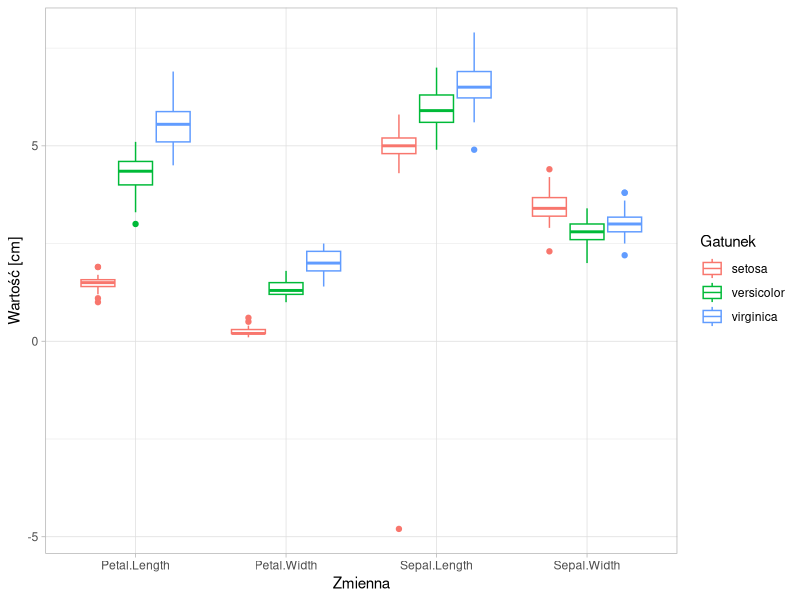

Reproduce this figure in R.
## ---- chunk 1
library("tidyr")
library("ggplot2")
## ---- chunk 2
dane = read.csv("C4L Academy - Data Science Graduate - IRISES dataset (2019-06).csv", sep = "|")
dane$Petal.Width[133] = "2.2"
dane$Petal.Width = as.numeric(as.character(dane$Petal.Width))
## ---- chunk 3
str(dane)
## ---- chunk 4
levels(dane$Species)
table(dane$Species)
## ---- chunk 5
apply(dane[1:4], 2, function(x) any(is.na(x)))
sum(is.na(dane$Sepal.Width))
which(is.na(dane$Sepal.Width))
dane$Sepal.Width[82] = round(mean(dane$Sepal.Width[dane$Species == "versicolor"], na.rm = TRUE), 1)
## ---- chunk 6
dane_long = gather(dane, "zmienna", "wartosc", 1:4)
ggplot(dane_long, aes(x = zmienna, y = wartosc)) + 
  geom_boxplot(aes(colour = Species)) +
  xlab("Zmienna") +
  ylab("Wartość [cm]") +
  labs(colour = "Gatunek") +
  theme_light()
## ---- chunk 7
dane$Sepal.Length[dane$Sepal.Length == -4.8] = abs(-4.8)
dane_long$wartosc[dane_long$wartosc == -4.8] = abs(-4.8)
